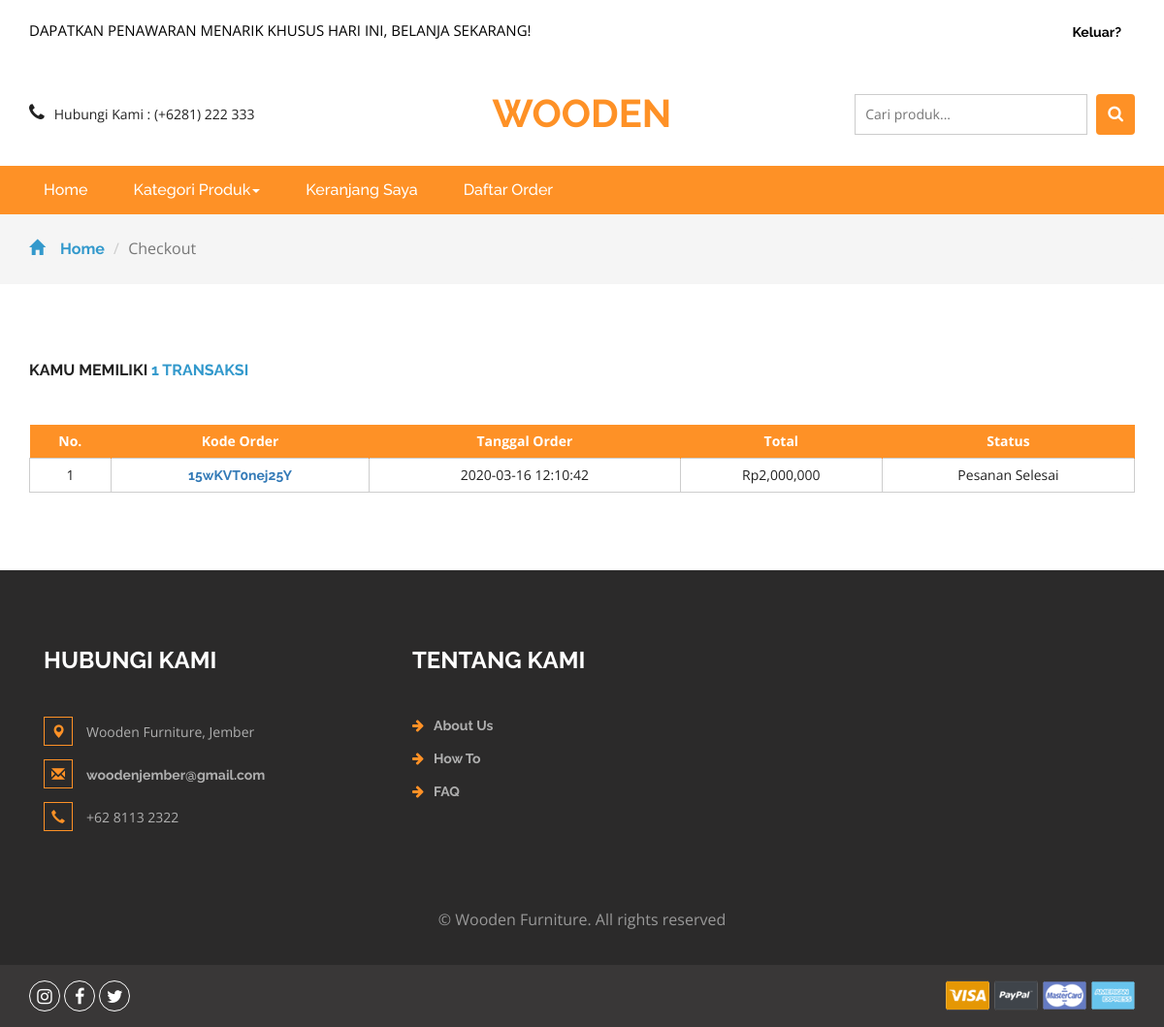
The page /daftarorder.php (signed in) on the database as committed earlier.
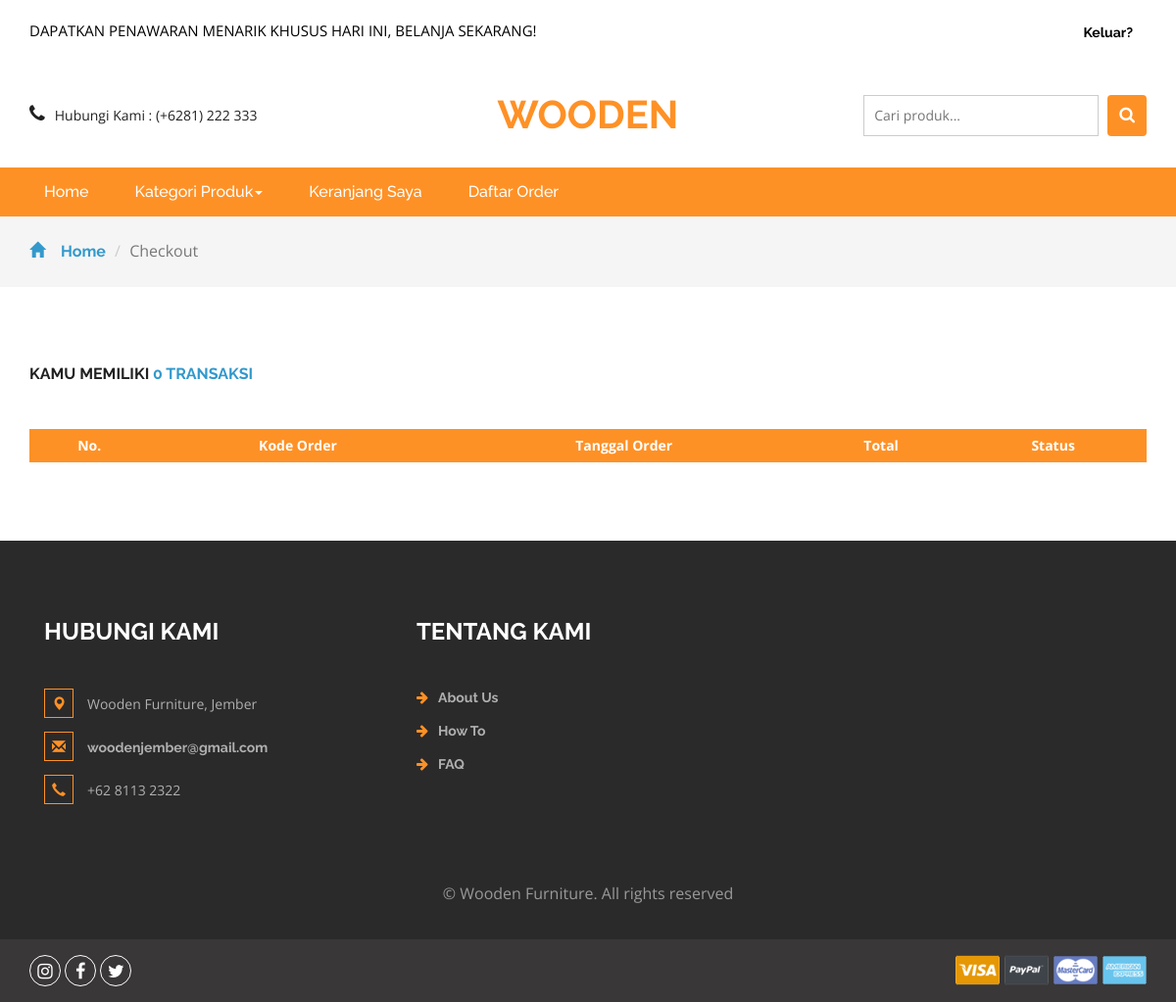
The same page on the database as committed later.
### tables this page shows
CREATE TABLE `cart` (
  `idcart` int(11) NOT NULL,
  `orderid` varchar(100) NOT NULL,
  `userid` int(11) NOT NULL,
  `tglorder` timestamp NOT NULL DEFAULT current_timestamp(),
  `status` varchar(10) NOT NULL DEFAULT 'Cart'
);

### daftarorder.php (the view, shortened to what the changed rows need)
<?php
include 'dbconnect.php';
	$uid = $_SESSION['id'];
	$itungtrans = mysqli_query($conn,"select count(orderid) as jumlahtrans from cart where userid='$uid' and status!='Cart'");
	$itungtrans2 = mysqli_fetch_assoc($itungtrans);
	$itungtrans3 = $itungtrans2['jumlahtrans'];
?>
<!DOCTYPE html>
<html>
<head>
<link href="css/bootstrap.css" rel="stylesheet" type="text/css" media="all" />
<link href="css/style.css" rel="stylesheet" type="text/css" media="all" />
<link href="css/font-awesome.css" rel="stylesheet">
</head>
<body>
	<div class="logo_products">
		<div class="container">
			<div class="w3ls_logo_products_left">
				<h1><a href="index.php">WOODEN</a></h1>
			</div>
		</div>
	</div>
	<div class="checkout">
		<div class="container">
			<h2>Kamu memiliki <span><?php echo $itungtrans3 ?> transaksi</span></h2>
			<div class="checkout-right">
				<table class="timetable_sub">
					<thead>
						<tr>
							<th>No.</th>
							<th>Kode Order</th>
							<th>Tanggal Order</th>
							<th>Total</th>
							<th>Status</th>
						</tr>
					</thead>
					<?php
						$brg=mysqli_query($conn,"SELECT DISTINCT(idcart), c.orderid, tglorder, status from cart c, detailorder d where c.userid='$uid' and d.orderid=c.orderid and status!='Cart' order by tglorder DESC");
						$no=1;
						while($b=mysqli_fetch_array($brg)){
					?>
					<tr class="rem1"><form method="post">
						<td class="invert"><?php echo $no++ ?></td>
						<td class="invert"><a href="order.php?id=<?php echo $b['orderid'] ?>"><?php echo $b['orderid'] ?></a></td>
						<td class="invert"><?php echo $b['tglorder'] ?></td>
						<td class="invert">
						Rp<?php 				$ongkir = 100000;
												$ordid = $b['orderid'];
												$result1 = mysqli_query($conn,"SELECT SUM(qty*hargaafter)+$ongkir AS count FROM detailorder d, produk p where d.orderid='$ordid' and p.idproduk=d.idproduk order by d.idproduk ASC");
												$cekrow = mysqli_num_rows($result1);
												$row1 = mysqli_fetch_assoc($result1);
												$count = $row1['count'];
												if($cekrow > 0){
													echo number_format($count);
													} else {
														echo 'No data';
													}?>
						</td>
						<td class="invert">
							<div class="rem">
								<?php
								if($b['status']=='Payment'){
								echo '
								<a href="konfirmasi.php?id='.$b['orderid'].'" class="form-control btn-primary">
								Konfirmasi Pembayaran
								</a>
								';}
								else if($b['status']=='Diproses'){
								echo 'Pesanan Diproses (Pembayaran Diterima)';
								}
								else if($b['status']=='Dikirim'){
									echo 'Pesanan Dikirim';
								} else if($b['status']=='Selesai'){
									echo 'Pesanan Selesai';
								} else if($b['status']=='Dibatalkan'){
									echo 'Pesanan Dibatalkan';
								} else {
									echo 'Konfirmasi diterima';
								}
								?>
							</form>
							</div>
					<?php
						}
					?>
				</table>
			</div>
		</div>
	</div>
<link href="css/skdslider.css" rel="stylesheet">
</body>
</html>

Rows that differ between the two databases and show on the page:
removed cart: orderid "15wKVT0nej25Y", tglorder "2020-03-16 12:10:42", count "2,000,000", status "Pesanan Selesai"
Other text that changed with them:
$itungtrans3: "1" → "0"
